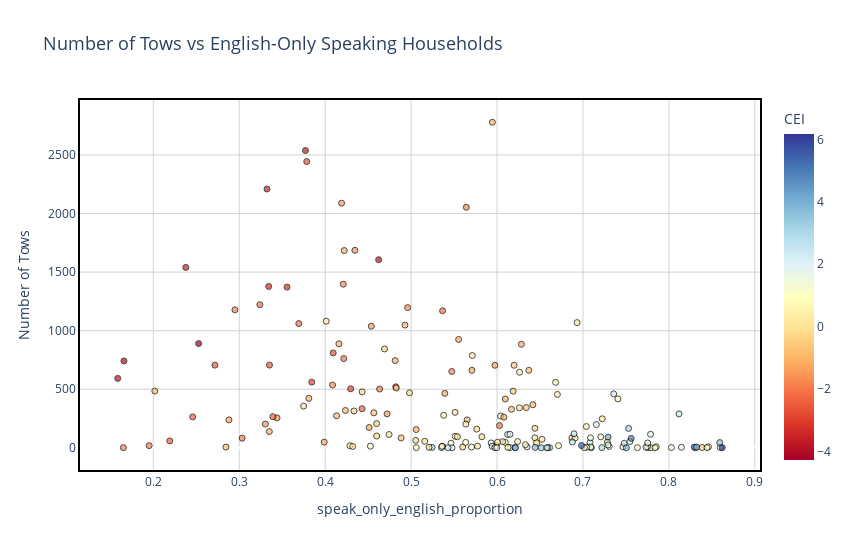

Write notebook code for a chart like this one.
### Code cell
import plotly.express as px

# Create the scatter plot
fig = px.scatter(grouped_data, 
    x='speak_only_english_proportion',
    y='number_of_tows',
    color='cei',
    color_continuous_scale='RdYlBu',
    hover_data={
        'speak_only_english': ':,.0f',
        'number_of_tows': True,
        'cei': ':.2f'
    },
    title='Number of Tows vs English-Only Speaking Households',
    labels={
        'speak_only_english': 'Number of English-Only Speaking Households',
        'number_of_tows': 'Number of Tows',
        'cei': 'Community Equity Index'
    }
)

# Update layout
fig.update_layout(
    plot_bgcolor='white',
    width=850,
    height=550,
    coloraxis_colorbar_title='CEI',
    title_font_size=18
)

# Add gridlines and axes
fig.update_xaxes(
    showgrid=True, 
    gridwidth=1, 
    gridcolor='LightGray',
    showline=True,
    linewidth=2,
    linecolor='black',
    mirror=True
)
fig.update_yaxes(
    showgrid=True, 
    gridwidth=1, 
    gridcolor='LightGray',
    showline=True,
    linewidth=2,
    linecolor='black',
    mirror=True
)

# Add black outlines to markers
fig.update_traces(marker=dict(line=dict(color='black', width=1), opacity=0.7))

# Show the plot
fig.show()

# Save as HTML file for interactive viewing
#fig.write_html("towing_english_speaking.html")

### Figure 1 — Plotly figure (JSON) as saved in the notebook; plotly's stock layout.template omitted (floating-point values rounded to 4 significant figures; data arrays with more than 128 entries replaced by an {"elided": "..."} marker saying what was removed)
{"data": [{"customdata": {"elided": "190x2 float values"}, "hovertemplate": "speak_only_english_proportion=%{x}<br>Number of Tows=%{y}<br>Number of English-Only Speaking Households=%{customdata[0]:,.0f}<br>Community Equity Index=%{marker.color:.2f}<extra></extra>", "legendgroup": "", "marker": {"color": {"elided": "190 float values"}, "coloraxis": "coloraxis", "line": {"color": "black", "width": 1}, "opacity": 0.7, "symbol": "circle"}, "mode": "markers", "name": "", "orientation": "v", "showlegend": false, "type": "scatter", "x": {"elided": "190 float values"}, "xaxis": "x", "y": {"elided": "190 int values"}, "yaxis": "y"}], "layout": {"coloraxis": {"colorbar": {"title": {"text": "CEI"}}, "colorscale": [[0, "rgb(165,0,38)"], [0.1, "rgb(215,48,39)"], [0.2, "rgb(244,109,67)"], [0.3, "rgb(253,174,97)"], [0.4, "rgb(254,224,144)"], [0.5, "rgb(255,255,191)"], [0.6, "rgb(224,243,248)"], [0.7, "rgb(171,217,233)"], [0.8, "rgb(116,173,209)"], [0.9, "rgb(69,117,180)"], [1, "rgb(49,54,149)"]]}, "height": 550, "legend": {"tracegroupgap": 0}, "plot_bgcolor": "white", "title": {"font": {"size": 18}, "text": "Number of Tows vs English-Only Speaking Households"}, "width": 850, "xaxis": {"anchor": "y", "domain": [0, 1], "gridcolor": "LightGray", "gridwidth": 1, "linecolor": "black", "linewidth": 2, "mirror": true, "showgrid": true, "showline": true, "title": {"text": "speak_only_english_proportion"}}, "yaxis": {"anchor": "x", "domain": [0, 1], "gridcolor": "LightGray", "gridwidth": 1, "linecolor": "black", "linewidth": 2, "mirror": true, "showgrid": true, "showline": true, "title": {"text": "Number of Tows"}}}}
